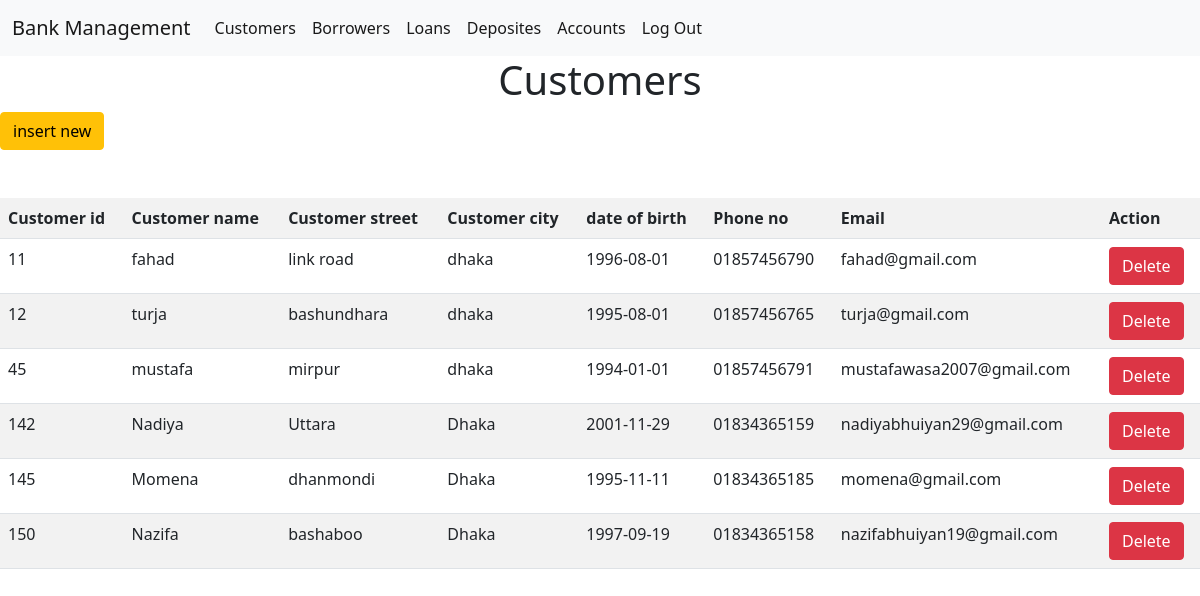
The page /admin_login/admin/index_cus.php on the database its author committed.
### tables this page shows
CREATE TABLE `customer` (
  `customer_id` int(12) NOT NULL,
  `customer_name` varchar(15) NOT NULL,
  `customer_street` varchar(25) NOT NULL,
  `customer_city` varchar(15) NOT NULL,
  `Date_of_birth` date NOT NULL,
  `phone_no` varchar(11) NOT NULL,
  `e_mail` varchar(25) NOT NULL
);

### admin_login/admin/index_cus.php (the view, shortened to what this page needs)
<?php
include("includes/database.php");
?>
<!DOCTYPE HTML>
<html>
<head>
   <link href="https://cdn.jsdelivr.net/npm/bootstrap@5.0.0-beta2/dist/css/bootstrap.min.css" rel="stylesheet"
>
</head>
<body>
<div>
<nav class="navbar navbar-expand-lg navbar-light bg-light ">
  <div class="container-fluid">
    <a class="navbar-brand" href="http://localhost/bank2/admin_login/admin/index_admin.php">Bank Management</a>
    <div class="collapse navbar-collapse " id="navbarSupportedContent" >
      <ul class="navbar-nav me-auto mb-2 mb-lg-0">
            <li class="nav-item">
            <a class="nav-link active" aria-current="page" href='index_cus.php'>Customers</a>
            </li>
            <li class="nav-item">
            <a class="nav-link active" aria-current="page" href='index_brr.php'>Borrowers</a>
            </li>
            <li class="nav-item">
            <a class="nav-link active" aria-current="page" href='index_loan.php'>Loans</a>
            </li>
            <li class="nav-item">
            <a class="nav-link active" aria-current="page" href='index_dep.php'>Deposites</a>
            </li>
            <li class="nav-item">
            <a class="nav-link active" aria-current="page" href='index_acc.php'>Accounts</a>
            </li>
            <li class="nav-item">
            <a class="nav-link active" aria-current="page" href='logout.php'>Log Out</a>
            </li>
        </ul>
    </div>
  </div>
</nav>
<h1 style='text-align:center'>Customers</h1>
</div>
<form action="" method='POST'>
<input type="submit" class="btn btn-warning" name='btn' value='insert new'></input>
</form>
<br>
<br>
<table class="table table-striped">
<tr>
<th>Customer id</th>
<th>Customer name</th>
<th>Customer street</th>
<th>Customer city</th>
<th>date of birth</th>
<th>Phone no</th>
<th>Email</th>
<th>Action</th>
</tr>
<?php
$query="select * from customer";
$run=mysqli_query($db_connect,$query);
if(mysqli_num_rows($run)>0){
while($row=mysqli_fetch_array($run)){
?>
<tr>
   <td><?php echo $row['customer_id'];?></td>
   <td><?php echo $row['customer_name'];?></td>
   <td><?php echo $row['customer_street'];?></td>
   <td><?php echo $row['customer_city'];?></td>
   <td><?php echo $row['Date_of_birth'];?></td>
   <td><?php echo $row['phone_no'];?></td>
   <td><?php echo $row['e_mail'];?></td>
   <td><a class="btn btn-danger" href="index_delcus.php?id=<?php echo $row['customer_id'];?>">Delete</a></td>
</tr>
<?php
}
}
?>
</table>
</body>
</html>

### rows shown on the page
customer: customer_id "11", customer_name "fahad", customer_street "link road", customer_city "dhaka", Date_of_birth "1996-08-01", phone_no "01857456790", e_mail "fahad@gmail.com"
customer: customer_id "12", customer_name "turja", customer_street "bashundhara", customer_city "dhaka", Date_of_birth "1995-08-01", phone_no "01857456765", e_mail "turja@gmail.com"
customer: customer_id "45", customer_name "mustafa", customer_street "mirpur", customer_city "dhaka", Date_of_birth "1994-01-01", phone_no "01857456791", e_mail "mustafawasa2007@gmail.com"
customer: customer_id "142", customer_name "Nadiya", customer_street "Uttara", customer_city "Dhaka", Date_of_birth "2001-11-29", phone_no "01834365159", e_mail "nadiyabhuiyan29@gmail.com"
customer: customer_id "145", customer_name "Momena", customer_street "dhanmondi", customer_city "Dhaka", Date_of_birth "1995-11-11", phone_no "01834365185", e_mail "momena@gmail.com"
customer: customer_id "150", customer_name "Nazifa", customer_street "bashaboo", customer_city "Dhaka", Date_of_birth "1997-09-19", phone_no "01834365158", e_mail "nazifabhuiyan19@gmail.com"
